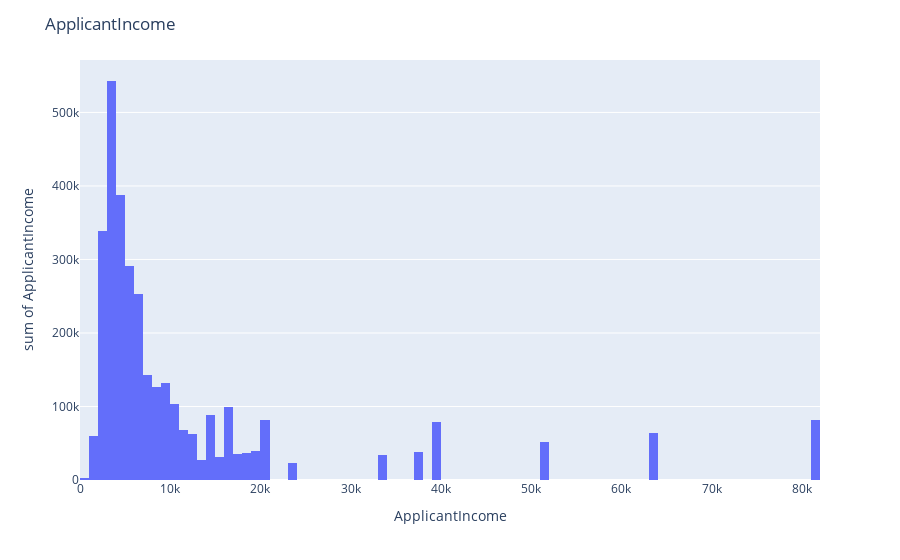
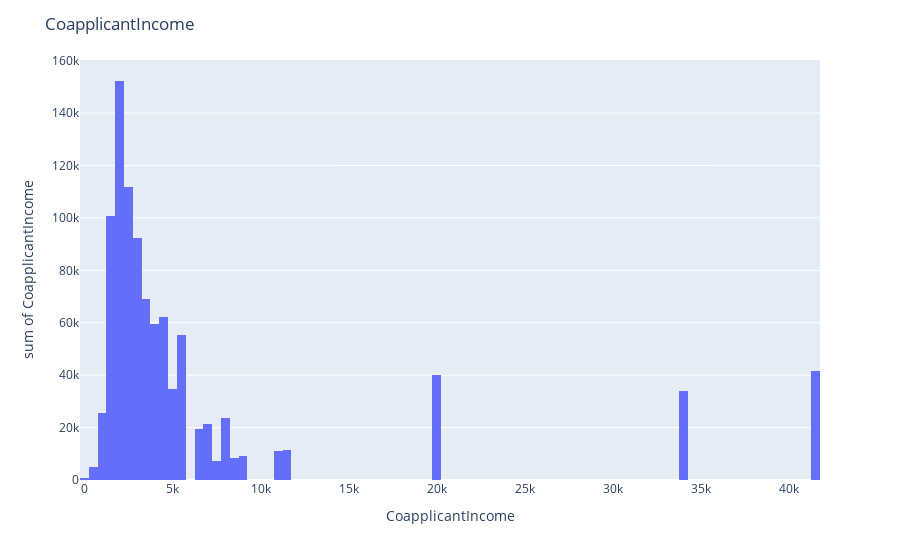
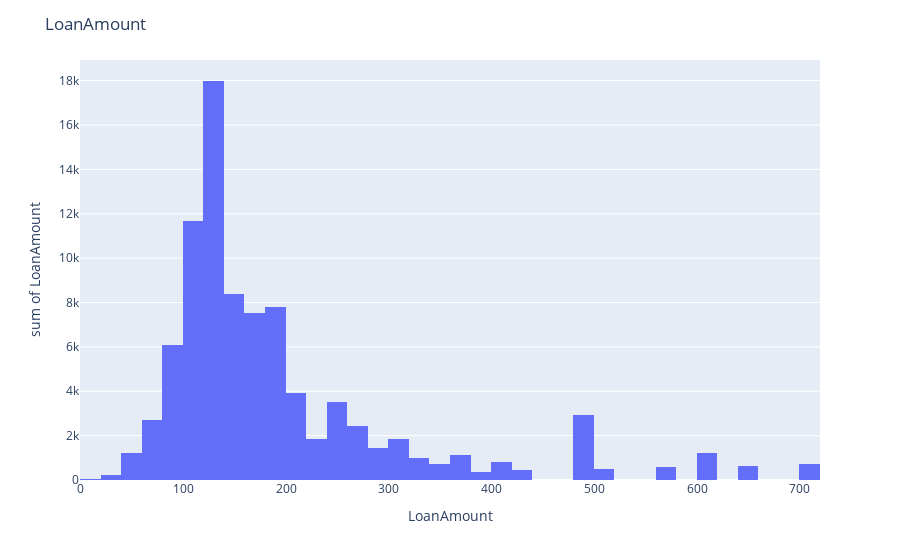

The cell these charts' notebook holds for them, in order:
### Code cell
fig = px.histogram(data["ApplicantIncome"],x ="ApplicantIncome" ,y = "ApplicantIncome" )
fig.update_layout(title="ApplicantIncome")
fig.show()

fig = px.histogram(data["CoapplicantIncome"],x ="CoapplicantIncome" ,y = "CoapplicantIncome" )
fig.update_layout(title="CoapplicantIncome")
fig.show()

fig = px.histogram(data["LoanAmount"],x ="LoanAmount" ,y = "LoanAmount" )
fig.update_layout(title="LoanAmount")
fig.show()

### Figure 1 — Plotly figure (JSON) as saved in the notebook; plotly's stock layout.template omitted (floating-point values rounded to 4 significant figures; data arrays with more than 128 entries replaced by an {"elided": "..."} marker saying what was removed)
{"data": [{"alignmentgroup": "True", "bingroup": "x", "histfunc": "sum", "hovertemplate": "ApplicantIncome=%{x}<br>sum of ApplicantIncome=%{y}<extra></extra>", "legendgroup": "", "marker": {"color": "#636efa"}, "name": "", "offsetgroup": "", "orientation": "v", "showlegend": false, "type": "histogram", "x": {"elided": "614 int values"}, "xaxis": "x", "y": {"elided": "614 int values"}, "yaxis": "y"}], "layout": {"barmode": "relative", "legend": {"tracegroupgap": 0}, "margin": {"t": 60}, "title": {"text": "ApplicantIncome"}, "xaxis": {"anchor": "y", "domain": [0, 1], "title": {"text": "ApplicantIncome"}}, "yaxis": {"anchor": "x", "domain": [0, 1], "title": {"text": "sum of ApplicantIncome"}}}}

### Figure 2 — Plotly figure (JSON) as saved in the notebook; plotly's stock layout.template omitted (floating-point values rounded to 4 significant figures; data arrays with more than 128 entries replaced by an {"elided": "..."} marker saying what was removed)
{"data": [{"alignmentgroup": "True", "bingroup": "x", "histfunc": "sum", "hovertemplate": "CoapplicantIncome=%{x}<br>sum of CoapplicantIncome=%{y}<extra></extra>", "legendgroup": "", "marker": {"color": "#636efa"}, "name": "", "offsetgroup": "", "orientation": "v", "showlegend": false, "type": "histogram", "x": {"elided": "614 float values"}, "xaxis": "x", "y": {"elided": "614 float values"}, "yaxis": "y"}], "layout": {"barmode": "relative", "legend": {"tracegroupgap": 0}, "margin": {"t": 60}, "title": {"text": "CoapplicantIncome"}, "xaxis": {"anchor": "y", "domain": [0, 1], "title": {"text": "CoapplicantIncome"}}, "yaxis": {"anchor": "x", "domain": [0, 1], "title": {"text": "sum of CoapplicantIncome"}}}}

### Figure 3 — Plotly figure (JSON) as saved in the notebook; plotly's stock layout.template omitted (floating-point values rounded to 4 significant figures; data arrays with more than 128 entries replaced by an {"elided": "..."} marker saying what was removed)
{"data": [{"alignmentgroup": "True", "bingroup": "x", "histfunc": "sum", "hovertemplate": "LoanAmount=%{x}<br>sum of LoanAmount=%{y}<extra></extra>", "legendgroup": "", "marker": {"color": "#636efa"}, "name": "", "offsetgroup": "", "orientation": "v", "showlegend": false, "type": "histogram", "x": {"elided": "614 int values"}, "xaxis": "x", "y": {"elided": "614 int values"}, "yaxis": "y"}], "layout": {"barmode": "relative", "legend": {"tracegroupgap": 0}, "margin": {"t": 60}, "title": {"text": "LoanAmount"}, "xaxis": {"anchor": "y", "domain": [0, 1], "title": {"text": "LoanAmount"}}, "yaxis": {"anchor": "x", "domain": [0, 1], "title": {"text": "sum of LoanAmount"}}}}
